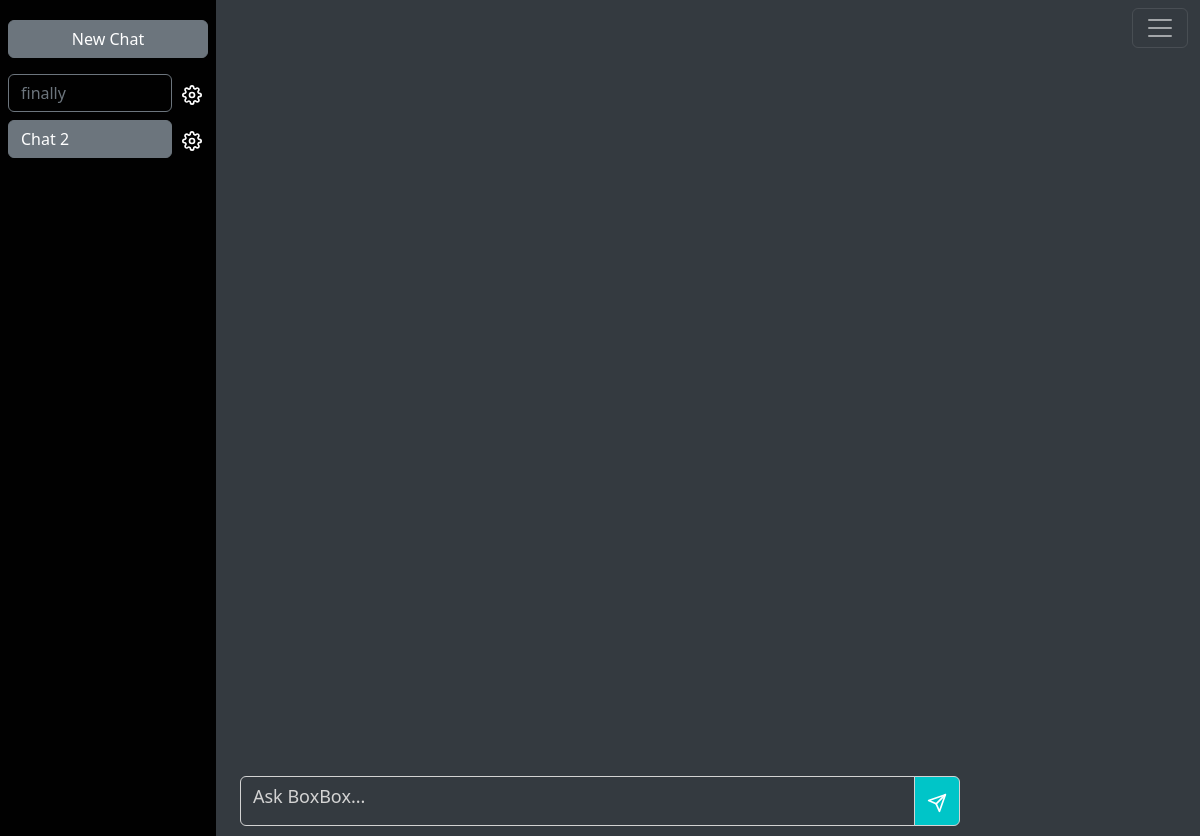
The page /mychats/6 (signed in) on the database as committed earlier.
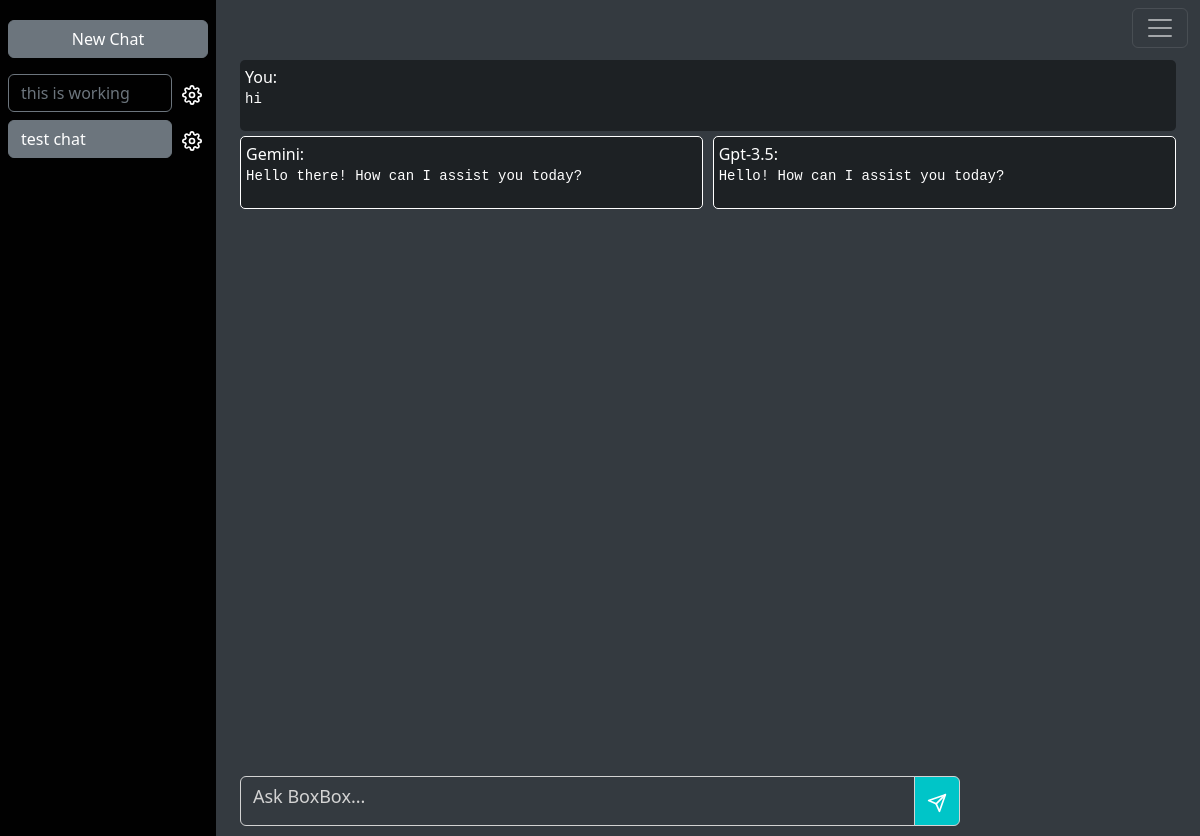
The same page on the database as committed later.
### main.py (models this page shows)
class Base(DeclarativeBase):
    pass

class ChatSession(db.Model, Base):
    __tablename__ = "chat_sessions"
    id: Mapped[int] = mapped_column(db.Integer, primary_key=True)
    user_id: Mapped[int] = mapped_column(db.Integer, db.ForeignKey("users.id"))
    name: Mapped[str] = mapped_column(db.String(100), nullable=False)
    user: Mapped[User] = relationship("User", back_populates="chat_sessions")
    messages: Mapped[list["Message"]] = relationship("Message", back_populates="chat_session", cascade='all, delete-orphan')

class Message(db.Model, Base):
    __tablename__ = "messages"
    id: Mapped[int] = mapped_column(db.Integer, primary_key=True)
    content: Mapped[str] = mapped_column(db.String(1000))
    chat_session_id: Mapped[int] = mapped_column(db.Integer, db.ForeignKey("chat_sessions.id", ondelete='CASCADE'))
    sender: Mapped[str] = mapped_column(String(50))
    chat_session: Mapped[ChatSession] = relationship("ChatSession", back_populates="messages")

### main.py (the view)
@app.route('/mychats', defaults={'chat_id': None})
@app.route('/mychats/<int:chat_id>')
@login_required
def my_chats(chat_id):
    my_chats = ChatSession.query.filter_by(user_id=current_user.id).all()
    chat = None
    messages = None
    if chat_id:
        chat = ChatSession.query.filter_by(id=chat_id, user_id=current_user.id).first()
        if chat:
            messages = chat.messages
        else:
            flash("You do not have permission to view this chat or it does not exist.", "error")
            return redirect(url_for('my_chats'))
    return render_template('chat.html', my_chats=my_chats, current_chat_id=chat_id, chat=chat, messages=messages, name=current_user.name)

### main.py (called while the page is built)
@login_manager.user_loader
def load_user(user_id):
    return User.query.get(int(user_id))

### templates/chat.html (shortened to what this page needs)
<!DOCTYPE html>
<html lang="en">
  <head>
    <link
      href="https://cdn.jsdelivr.net/npm/bootstrap@5.3.3/dist/css/bootstrap.min.css"
      rel="stylesheet"
    />
    <link
      rel="stylesheet"
      href="{{url_for('static', filename='css/chat.css')}}"
    />
  </head>
  <body>
    <nav class="navbar navbar-dark fixed-top navbar-fixed-top">
      <div class="container-fluid">
        <div class="dropdown">
          <button
            class="navbar-toggler"
            type="button"
            id="dropdownMenuButton"
            data-bs-toggle="dropdown"
            aria-expanded="false"
          >
            <span class="navbar-toggler-icon"></span>
          </button>
        </div>
      </div>
    </nav>
    <div class="fixed-sidebar pt-1 p-2">
      <a
        href="{{ url_for('create_chat') }}"
        class="btn btn-secondary w-100 my-3 text-color"
        >New Chat</a
      >
      <ul class="list-group list-group-flush text-white" id="chat-list">
        {% for chat in my_chats %}
        <li
          class="mb-2 d-flex justify-content-between align-items-center chat-item"
        >
          <a
            id="chat-btn-{{chat.id}}"
            class="chat-btn btn btn-outline-secondary flex-grow-1 text-start {% if chat.id == current_chat_id %}active{% endif %}"
            href="{{ url_for('my_chats', chat_id=chat.id) }}"
            >{{ chat.name }}</a
          >
          <div class="btn-group">
            <button
              type="button"
              class="settings-button"
              style="outline: none; box-shadow: none"
              data-bs-toggle="dropdown"
              aria-expanded="false"
            >
              <img
                src="{{ url_for('static', filename='images/icons/settings.svg') }}"
              />
            </button>
          </div>
        </li>
        {% else %}
        <li>You have no chats yet.</li>
        {% endfor %}
      </ul>
    </div>
    <div class="main-content">
      {% if chat %}
      <div id="messages">
        <br />
        {% for message in messages %} {% if message.sender == 'gemini' or
        message.sender == 'gpt3_5' %}
        <div class="ai-messages-container justify-content-between">
          {% if message.sender == 'gemini' %}
          <div class="gemini-message">
            <span class="terminal-prefix">Gemini:</span>
            <pre>{{ message.content }}</pre>
          </div>
          {% set next_message = loop.nextitem %} {% if next_message.sender ==
          'gpt3_5' %}
          <div class="gpt3_5-message">
            <span class="terminal-prefix">Gpt-3.5:</span>
            <pre>{{ next_message.content }}</pre>
          </div>
          {% endif %} {% endif %}
        </div>
        {% elif message.sender == 'user' %}
        <div class="user-message">
          <span class="terminal-prefix">You:</span>
          <pre>{{ message.content }}</pre>
        </div>
        {% endif %} {% endfor %}
      </div>
      <div class="chat-input-container">
        <div class="input-group chat-container">
          <textarea
            type="text"
            class="form-control prompt-input"
            id="messageInput"
            placeholder="Ask BoxBox..."
            aria-describedby="button-addon2"
          ></textarea>
          <button
            class="btn button-color prompt-send"
            type="button"
            id="sendButton"
          >
            <img
              src="{{ url_for('static', filename='images/icons/send-white.svg') }}"
              class="send-icon"
              alt="Send"
            />
          </button>
        </div>
      </div>
      {% endif %}
    </div>
  </body>
</html>

### static/css/chat.css (style rules this page uses)
body, html { overflow: hidden; height: 100%; margin: 0; background-color: #343a40; }
.fixed-sidebar { height: 100%; overflow-y: auto; position: fixed; width: 18%; background-color: #010101; z-index: 1030; }
.navbar-fixed-top { background-color: #343a40; z-index: 1010; }
.main-content { display: flex; margin: auto; }
#messages { margin-top: 3%; width: 80%; height: 100vh; overflow-y: auto; margin-left: 20%; overflow: auto; padding-right: 2%; padding-bottom: 8%; display: flex; flex-direction: column; }
.ai-messages-container { display: flex; margin-bottom: 10px; }
.user-message { background-color: #00000070; color: #ffffff; padding: 5px; margin-bottom: 5px; border-radius: 5px; }
.gemini-message, .gpt3_5-message { border: 1px solid white; width: 49.5%; background-color: #00000070; color: white; padding: 5px; margin-bottom: 5px; border-radius: 5px; }
.gemini-message pre, .gpt3_5-message pre, .user-message pre { white-space: pre-wrap; overflow-wrap: normal; word-break: normal; }
.chat-input-container { position: fixed; bottom: 0; left: 0; margin-left: 0; width: 100%; background-color: #343a40; padding-bottom: 10px; display: flex; justify-content: center; align-items: center; }
.chat-container { width: 60%; }
.button-color { background-color: #00C5C8; color: white; }
.prompt-input { height: 50px; background-color: #343a40; color: white; border: 1px solid lightgray; resize: none; overflow-y: auto; font-size: 18px; }
.prompt-input::placeholder { color: lightgray; }
.prompt-send { border: 1px solid lightgrey; height: 50px; }
.send-icon { width: 20px; height: 20px; }
.chat-item { display: flex; justify-content: flex-start; }
.settings-button { background-color: transparent; border: none; padding-left: 10px; cursor: pointer; }

Rows that differ between the two databases and show on the page:
changed ChatSession: name "finally" → "this is working"
changed ChatSession: name "Chat 2" → "test chat"
added Message: content "hi"
added Message: content "Hello there! How can I assist you today?"
added Message: content "Hello! How can I assist you today?"
